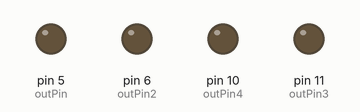
The sketch below on a simulated Arduino Uno, built with avr-gcc and run on an emulated ATmega328P. Parts: output pins drawn as LEDs (lit = HIGH). What the sketch prints to the serial monitor is not drawn.

Above: at 0.1 s.
At 6.1 s:
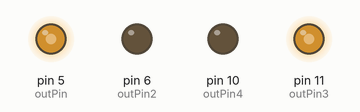
At 9.1 s:
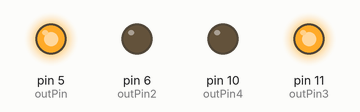
At 21.1 s:
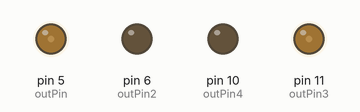
At 33.1 s:
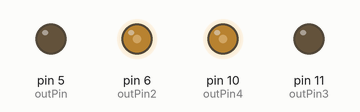
Timing chart, 0 to 40.0 s (numbered marks = the images above):
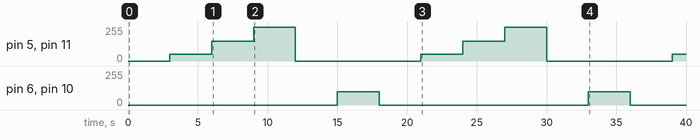

The sketch:

Simple_PWM_TEST.ino
```cpp
int outPin = 5;
int outPin2 = 6;
int outPin4 = 10;
int outPin3 = 11;
void setup()
{
Serial.begin(9600); // setup serial
pinMode(outPin, OUTPUT);
pinMode(outPin2, OUTPUT);
pinMode(outPin3, OUTPUT);
pinMode(outPin4, OUTPUT);
}
void loop()
{
delay(3000);
analogWrite(outPin, 50);
digitalWrite(outPin2, LOW);
analogWrite(outPin3, 50);
digitalWrite(outPin4, LOW);
Serial.print(" ");
Serial.print("slow");
delay(3000);
analogWrite(outPin, 150);
digitalWrite(outPin2, LOW);
analogWrite(outPin3, 150);
digitalWrite(outPin4, LOW);
Serial.print(" ");
Serial.print("med");
delay(3000);
analogWrite(outPin, 255);
digitalWrite(outPin2, LOW);
analogWrite(outPin3, 255);
digitalWrite(outPin4, LOW);
Serial.print(" ");
Serial.print("fast");
delay(3000);
analogWrite(outPin, 0);
digitalWrite(outPin2, LOW);
analogWrite(outPin3, 0);
digitalWrite(outPin4, LOW);
Serial.print(" ");
Serial.print("stop");
delay(3000);
analogWrite(outPin2, 100);
digitalWrite(outPin, LOW);
analogWrite(outPin4, 100);
digitalWrite(outPin3, LOW);
Serial.print(" ");
Serial.print("backwards");
delay(3000);
analogWrite(outPin, 0);
digitalWrite(outPin2, LOW);
analogWrite(outPin3, 0);
digitalWrite(outPin4, LOW);
Serial.print(" ");
Serial.print("stop");
}
```

Measured:
- by itself, pin 6 (outPin2), pin 10 (outPin4): alternates 100/255 for 3.0 s and 0/255 for 15.0 s
- by itself, pin 5 (outPin), pin 11 (outPin3): 0/255 → 50/255 at 3.0 s, → 150/255 3.0 s later, → 255/255 3.0 s later, → 0/255 3.0 s later, … (9 changes in this stretch)
